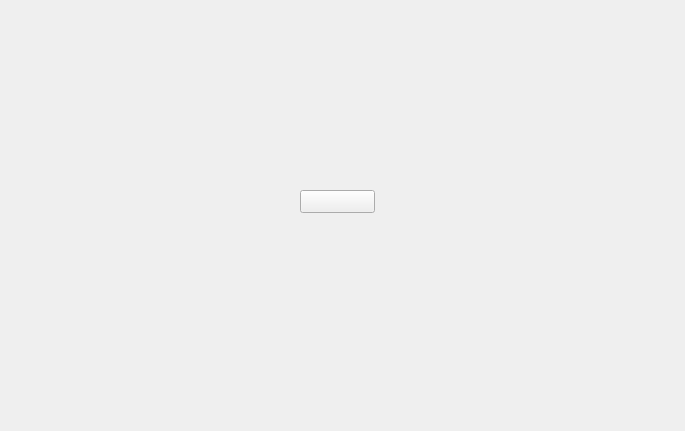
<?xml version="1.0" encoding="UTF-8"?>
<ui version="4.0">
 <class>mybutton</class>
 <widget class="QWidget" name="mybutton">
  <property name="geometry">
   <rect>
    <x>0</x>
    <y>0</y>
    <width>685</width>
    <height>431</height>
   </rect>
  </property>
  <property name="windowTitle">
   <string>Form</string>
  </property>
  <widget class="QIconPushButton" name="pushButton">
   <property name="geometry">
    <rect>
     <x>300</x>
     <y>190</y>
     <width>75</width>
     <height>23</height>
    </rect>
   </property>
   <property name="text">
    <string/>
   </property>
  </widget>
 </widget>
 <customwidgets>
  <customwidget>
   <class>QIconPushButton</class>
   <extends>QPushButton</extends>
   <header location="global">qiconpushbutton.h</header>
  </customwidget>
 </customwidgets>
 <resources/>
 <connections/>
</ui>
